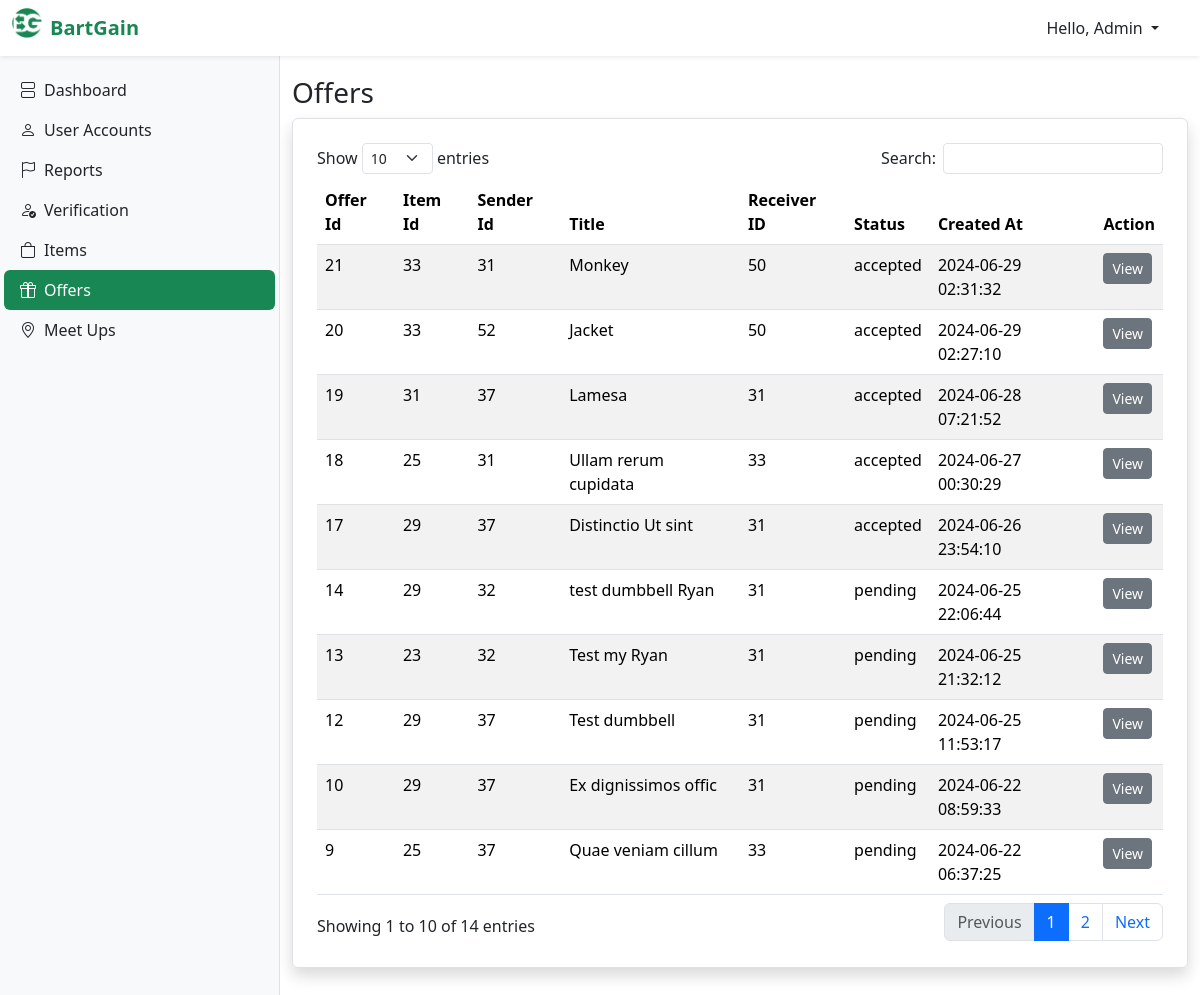
The app's page /admin/offers.php with its own data.
### tables this page shows
CREATE TABLE `offers` (
  `offer_id` int(11) NOT NULL,
  `item_id` int(11) DEFAULT NULL,
  `sender_id` int(11) DEFAULT NULL,
  `offer_title` varchar(255) NOT NULL,
  `offer_url_picture` varchar(255) DEFAULT NULL,
  `offer_category` varchar(100) DEFAULT NULL,
  `offer_item_condition` varchar(50) DEFAULT NULL,
  `offer_description` text DEFAULT NULL,
  `address_posted` varchar(255) DEFAULT NULL,
  `r_receiver_id` int(11) DEFAULT NULL,
  `r_title` varchar(255) DEFAULT NULL,
  `r_url_picture` varchar(255) DEFAULT NULL,
  `r_category` varchar(100) DEFAULT NULL,
  `r_item_condition` varchar(50) DEFAULT NULL,
  `r_description` text DEFAULT NULL,
  `r_address_posted` varchar(255) DEFAULT NULL,
  `offer_meet_up_place` varchar(255) DEFAULT NULL,
  `offer_lng` double DEFAULT NULL,
  `offer_lat` double DEFAULT NULL,
  `offer_date_time_meet` datetime DEFAULT NULL,
  `s_agreement` int(11) DEFAULT NULL,
  `r_agreement` int(11) DEFAULT NULL,
  `offer_status` varchar(50) DEFAULT 'pending',
  `offer_created_at` timestamp NOT NULL DEFAULT current_timestamp(),
  `offer_updated_at` timestamp NOT NULL DEFAULT current_timestamp()
);

### admin/offers.php (the view, shortened to what this page needs)
<?php
  require_once '../dbcon.php';
?>
<!DOCTYPE html>
<html lang="en">
<head>
  <?php
    include("layout/top-link.php");
  ?>
</head>
<body>
  <?php
    include("layout/navbar.php");
  ?>
  <?php
    include("layout/sidebar.php");
  ?>
  <main class="main-content pt-3">
    <div class="container main-title mb-5">
      <h3 >Offers</h3>
      <div class="table-responsive border p-4 border shadow rounded">
        <table id="myTable" class="w-100 table table-striped">
          <thead>
            <th>Offer Id</th>
            <th>Item Id</th>
            <th>Sender Id</th>
            <th>Title</th>
            <th>Receiver ID</th>
            <th>Status</th>
            <th>Created At</th>
            <th>Action</th>
          </thead>
          <tbody>
            <?php
              $query = "SELECT * FROM offers ORDER BY offer_id DESC";
              $stmt = $conn->query($query);
              $stmt->setFetchMode(PDO::FETCH_OBJ);
              $result = $stmt->fetchAll();
              foreach ($result as $row) {
                ?>
                <tr>
                  <td><?= $row->offer_id ?></td>
                  <td><?= $row->item_id ?></td>
                  <td><?= $row->sender_id ?></td>
                  <td><?= $row->offer_title ?></td>
                  <td><?= $row->r_receiver_id ?></td>
                  <td><?= $row->offer_status ?></td>
                  <td><?= $row->offer_created_at ?></td>
                  <td>
                    <form action="view-offer-information.php" method="post">
                      <button class="btn btn-sm btn-secondary">View</button>
                    </form>
                  </td>
                </tr>
                <?php
              }
            ?>
          </tbody>
        </table>
      </div>
    </div>
  </main>
</body>
</html>

### admin/layout/style.php (style rules this page uses)
.main-content { padding-left: 280px; }
.main-title { margin-top: 60px !important; }

### records on screen
offers: offer_id "21", item "33", sender "31", offer_title "Monkey", r_receiver "50", offer_status "accepted", offer_created_at "2024-06-29 02:31:32"
offers: offer_id "20", item "33", sender "52", offer_title "Jacket", r_receiver "50", offer_status "accepted", offer_created_at "2024-06-29 02:27:10"
offers: offer_id "19", item "31", sender "37", offer_title "Lamesa", r_receiver "31", offer_status "accepted", offer_created_at "2024-06-28 07:21:52"
offers: offer_id "18", item "25", sender "31", offer_title "Ullam rerum cupidata", r_receiver "33", offer_status "accepted", offer_created_at "2024-06-27 00:30:29"
offers: offer_id "17", item "29", sender "37", offer_title "Distinctio Ut sint", r_receiver "31", offer_status "accepted", offer_created_at "2024-06-26 23:54:10"
offers: offer_id "14", item "29", sender "32", offer_title "test dumbbell Ryan", r_receiver "31", offer_status "pending", offer_created_at "2024-06-25 22:06:44"
offers: offer_id "13", item "23", sender "32", offer_title "Test my Ryan", r_receiver "31", offer_status "pending", offer_created_at "2024-06-25 21:32:12"
offers: offer_id "12", item "29", sender "37", offer_title "Test dumbbell", r_receiver "31", offer_status "pending", offer_created_at "2024-06-25 11:53:17"
offers: offer_id "10", item "29", sender "37", offer_title "Ex dignissimos offic", r_receiver "31", offer_status "pending", offer_created_at "2024-06-22 08:59:33"
offers: offer_id "9", item "25", sender "37", offer_title "Quae veniam cillum", r_receiver "33", offer_status "pending", offer_created_at "2024-06-22 06:37:25"
